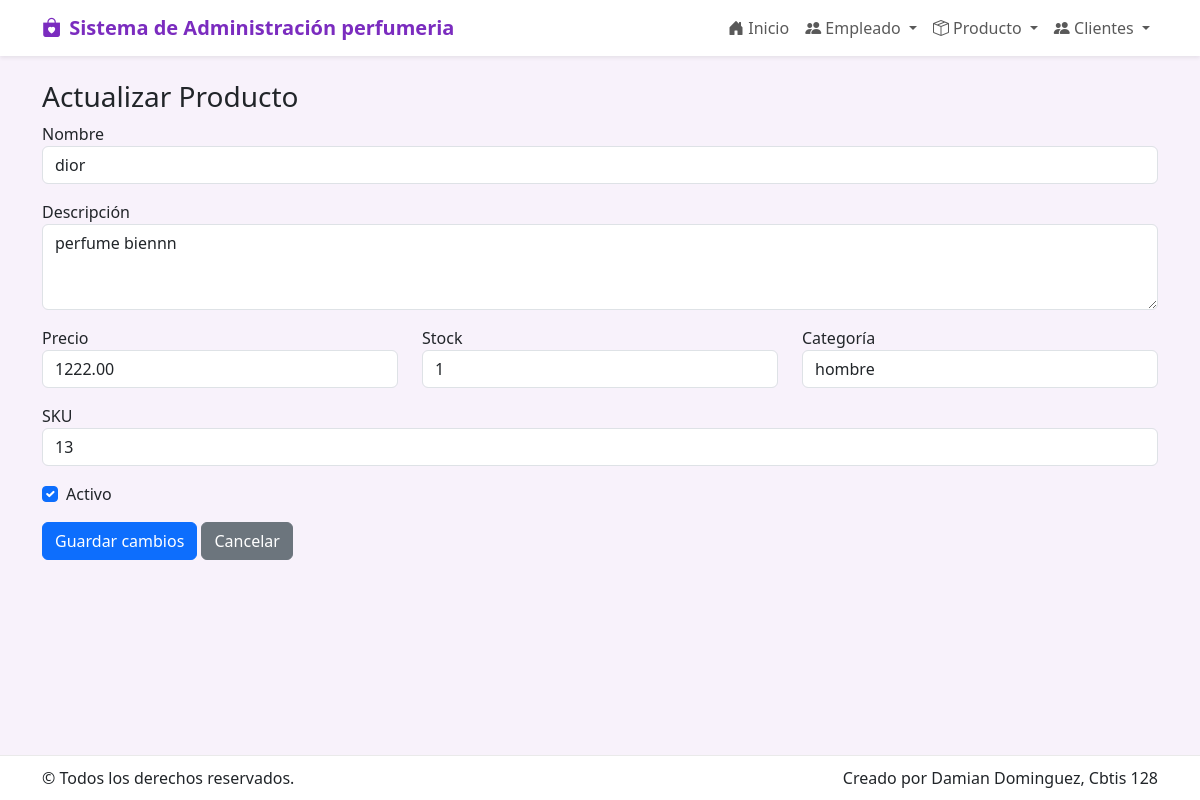
The app's page /producto/actualizar/3/ with its own data.
### app_perfumeria/models.py (models this page shows, shortened)
class Producto(models.Model):
    nombre = models.CharField(max_length=150, unique=True)
    descripcion = models.TextField(blank=True, null=True)
    precio = models.DecimalField(max_digits=10, decimal_places=2, default=0.00)
    stock = models.PositiveIntegerField(default=0)
    categoria = models.CharField(max_length=100, blank=True, null=True)
    fecha_creacion = models.DateField(auto_now_add=True)
    activo = models.BooleanField(default=True)
    sku = models.CharField(max_length=50, blank=True, null=True)

### app_perfumeria/views.py (the view)
# urls.py: path('producto/actualizar/<int:producto_id>/', views.actualizar_producto, name='actualizar_producto'),
def actualizar_producto(request, producto_id):
    producto = get_object_or_404(Producto, id=producto_id)
    return render(request, 'producto/actualizar_producto.html', {'producto': producto})

### app_perfumeria/templates/producto/actualizar_producto.html (shortened to what this page needs)
{% extends 'base.html' %}
{% block content %}
<h3>Actualizar Producto</h3>
<form method="post" action="{% url 'realizar_actualizacion_producto' producto.id %}">
  <div class="mb-3"><label>Nombre</label><input class="form-control" name="nombre" value="{{ producto.nombre }}"></div>
  <div class="mb-3"><label>Descripción</label><textarea class="form-control" name="descripcion" rows="3">{{ producto.descripcion }}</textarea></div>
  <div class="row">
    <div class="col-md-4 mb-3"><label>Precio</label><input type="number" step="0.01" class="form-control" name="precio" value="{{ producto.precio }}"></div>
    <div class="col-md-4 mb-3"><label>Stock</label><input type="number" class="form-control" name="stock" value="{{ producto.stock }}"></div>
    <div class="col-md-4 mb-3"><label>Categoría</label><input class="form-control" name="categoria" value="{{ producto.categoria }}"></div>
  </div>
  <div class="mb-3"><label>SKU</label><input class="form-control" name="sku" value="{{ producto.sku }}"></div>
  <div class="form-check mb-3">
    <input type="checkbox" class="form-check-input" id="activo" name="activo" {% if producto.activo %}checked{% endif %}>
    <label class="form-check-label" for="activo">Activo</label>
  </div>
  <button class="btn btn-primary">Guardar cambios</button>
  <a class="btn btn-secondary" href="{% url 'ver_producto' %}">Cancelar</a>
</form>
{% endblock %}

### app_perfumeria/templates/base.html (style rules this page uses)
:root { --morado: #7b2cbf; --rosa: #ff6bcb; --suave: #f8f2fb; }
body { background: var(--suave); }

### records on screen
Producto: nombre "dior", descripcion "perfume biennn", precio "1222.00", stock "1", categoria "hombre", sku "13", activo "☑"
